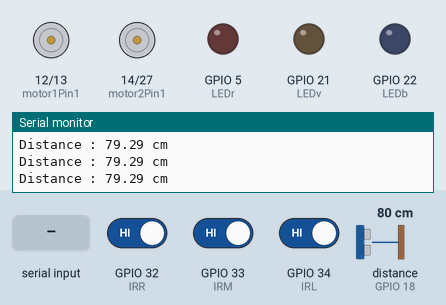
Simulated run of this sketch. Board: ESP32. Shown: motor-driver pin pairs drawn as motors (green arrow = first pin HIGH = forward, orange = second pin HIGH = backward, longer = more drive, scaled by the enable pin), output pins drawn as LEDs (lit = HIGH), the last lines printed to the serial monitor. Wiring (inferred from the names in the program): ultrasonic range finder: trigger GPIO 15; echo GPIO 18. The test bench sets the inputs (shaded band); at power-on: distance to the obstacle (sensor on GPIO 18) 80 cm, GPIO 32 (IRR) HIGH, GPIO 33 (IRM) HIGH, GPIO 34 (IRL) HIGH. The echo pulse lasts 58.3 µs per cm; nothing arrives over Bluetooth unless stated; pins used as bus, display or sensor lines are not drawn.

Above: at 1.2 s.
1.3 s: distance to the obstacle (sensor on GPIO 18) set to 27 cm
2.8 s: distance to the obstacle (sensor on GPIO 18) set to 23 cm
At 3.3 s:
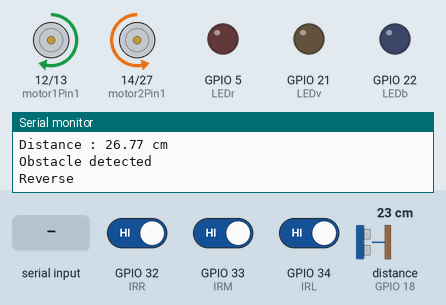
5.8 s: GPIO 32 (IRR) driven LOW
At 7.6 s:
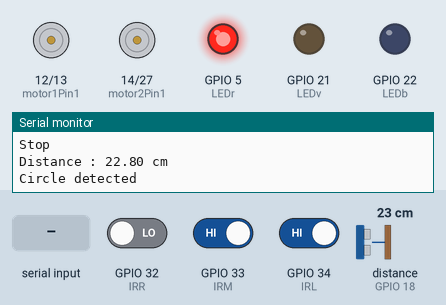
7.9 s: "F" received over the second serial link
10.9 s: "B" received over the second serial link
At 13.4 s:
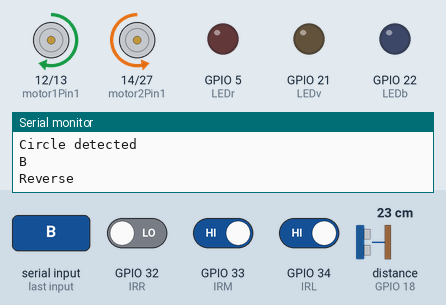
13.9 s: GPIO 32 (IRR) driven HIGH
At 14.27 s:
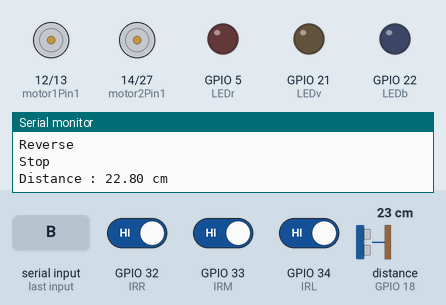
Timing chart, 0 to 17.9 s (numbered marks = the images above; inputs shaded):
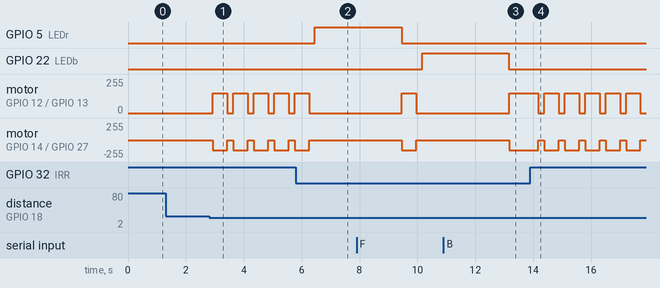

The sketch:

Robothon_Quest.ino
```cpp
// Include the BluetoothSerial library for Bluetooth communication
#include "BluetoothSerial.h"

// Create a BluetoothSerial object
BluetoothSerial SerialBT;
String SBT; // String to store incoming Bluetooth data

// Motor control pins
int motor1Pin1 = 12; // Motor 1 direction pin 1
int motor1Pin2 = 13; // Motor 1 direction pin 2
int enable1Pin = 26; // Motor 1 speed control pin

int motor2Pin1 = 14; // Motor 2 direction pin 1
int motor2Pin2 = 27; // Motor 2 direction pin 2
int enable2Pin = 25; // Motor 2 speed control pin

// Infrared (IR) sensor pins
const int IRR = 32; // Right IR sensor
const int IRM = 33; // Middle IR sensor
const int IRL = 34; // Left IR sensor

// LED pins
const int LEDr = 5;   // Red LED
const int LEDv = 21;  // Green LED
const int LEDb = 22;  // Blue LED

// Ultrasonic sensor pins
#define TRIG_PIN 15
#define ECHO_PIN 18

// Variables for ultrasonic sensor
float duration_us, distance_cm;
int circleCount = 0; // Counter for circle detections
bool obstacleDetected = false; // Flag for obstacle detection

// Function to move robot forward
void handleForward() {
  analogWrite(enable1Pin, 120);
  analogWrite(enable2Pin, 120);
  Serial.println("Forward");
  digitalWrite(motor1Pin1, LOW);
  digitalWrite(motor1Pin2, HIGH);
  digitalWrite(motor2Pin1, HIGH);
  digitalWrite(motor2Pin2, LOW);
}

// Function to turn robot left
void handleLeft() {
  Serial.println("Left");
  analogWrite(enable1Pin, 120);
  analogWrite(enable2Pin, 120);
  digitalWrite(motor1Pin1, LOW);
  digitalWrite(motor1Pin2, HIGH);
  digitalWrite(motor2Pin1, LOW);
  digitalWrite(motor2Pin2, HIGH);
}

// Function to stop the robot
void handleStop() {
  Serial.println("Stop");
  digitalWrite(motor1Pin1, LOW);
  digitalWrite(motor1Pin2, LOW);
  digitalWrite(motor2Pin1, LOW);
  digitalWrite(motor2Pin2, LOW);
}

// Function to turn robot right
void handleRight() {
  Serial.println("Right");
  analogWrite(enable1Pin, 120);
  analogWrite(enable2Pin, 120);
  digitalWrite(motor1Pin1, HIGH);
  digitalWrite(motor1Pin2, LOW);
  digitalWrite(motor2Pin1, HIGH);
  digitalWrite(motor2Pin2, LOW);
}

// Function to move robot backward briefly and then stop
void handleReverse() {
  Serial.println("Reverse");
  digitalWrite(motor1Pin1, HIGH);
  digitalWrite(motor1Pin2, LOW);
  digitalWrite(motor2Pin1, LOW);
  digitalWrite(motor2Pin2, HIGH);
  analogWrite(enable1Pin, 150);
  analogWrite(enable2Pin, 150);
  delay(500); // Move back briefly
  handleStop(); // Stop after reversing
  obstacleDetected = false; // Reset obstacle flag
}

// Function to handle LED indication based on circle count
void handleLEDs() {
    if (circleCount == 1) { digitalWrite(LEDr, HIGH); delay(3000); digitalWrite(LEDr, LOW); }
    if (circleCount == 2) { digitalWrite(LEDb, HIGH); delay(3000); digitalWrite(LEDb, LOW); }
    if (circleCount == 3) { digitalWrite(LEDv, HIGH); delay(3000); digitalWrite(LEDv, LOW); }
    if (circleCount == 4) {
        digitalWrite(LEDr, HIGH); digitalWrite(LEDb, HIGH); digitalWrite(LEDv, HIGH);
        delay(5000);
        digitalWrite(LEDr, LOW); digitalWrite(LEDb, LOW); digitalWrite(LEDv, LOW);
    }
}

// Function to check for obstacles using ultrasonic sensor
void checkObstacle() {
  digitalWrite(TRIG_PIN, LOW);
  delayMicroseconds(2);
  digitalWrite(TRIG_PIN, HIGH);
  delayMicroseconds(10);
  digitalWrite(TRIG_PIN, LOW);

  duration_us = pulseIn(ECHO_PIN, HIGH);
  distance_cm = duration_us * 0.034 / 2; // Convert to cm

  if (distance_cm < 25) { // Obstacle within 25 cm
    Serial.println("Obstacle detected");
    obstacleDetected = true;
    handleReverse();
  }
  Serial.print("Distance : ");
  Serial.print(distance_cm);
  Serial.println(" cm");
  delay(200);
}

// Function to check for circle detection using IR sensors
void checkCircle() {
    int irr = digitalRead(IRR);
    int irm = digitalRead(IRM);
    int irl = digitalRead(IRL);
    if (irr == 0 || irm == 0 || irl == 0) { // If any sensor is triggered
        Serial.println("Circle detected");
        circleCount++;
        handleLEDs();
    }
}

// Initial setup function
void setup() {
  Serial.begin(115200);
  SerialBT.begin("ESP32_Car"); // Initialize Bluetooth with name

  // Set motor pins as outputs
  pinMode(motor1Pin1, OUTPUT);
  pinMode(motor1Pin2, OUTPUT);
  pinMode(motor2Pin1, OUTPUT);
  pinMode(motor2Pin2, OUTPUT);

  // Set ultrasonic sensor pins
  pinMode(TRIG_PIN, OUTPUT);
  pinMode(ECHO_PIN, INPUT);

  // Set LED pins
  pinMode(LEDr, OUTPUT);
  pinMode(LEDv, OUTPUT);
  pinMode(LEDb, OUTPUT);

  // Set IR sensor pins
  pinMode(IRR, INPUT);
  pinMode(IRM, INPUT);
  pinMode(IRL, INPUT);
}

// Main loop function
void loop() {
  if (!obstacleDetected) { // Proceed only if no obstacle
    if (Serial.available()) { // Read from Serial
      SerialBT.write(Serial.read());
    }
    if (SerialBT.available()) { // Read from Bluetooth
      char command = SerialBT.read();
      Serial.println(command);

      // Control motors based on command
      switch (command) {
        case 'F': handleForward(); break;
        case 'B': handleReverse(); break;
        case 'L': handleLeft(); break;
        case 'R': handleRight(); break;
        case 'S': handleStop(); break;
        default: handleStop(); break;
      }
    }
  }

  checkObstacle(); // Check for obstacles
  checkCircle();   // Check for circle detection
  delay(5);        // Small delay for loop stability
}
```

Measured:
- the behaviour switches between 26 and 25 cm on distance to the obstacle (sensor on GPIO 18) (found by bisection; images 0 and 1)
- after the input at 2.8 s, motor on GPIO 12 (motor1Pin1) / GPIO 13 (motor1Pin2): alternates forward 150/255 for 0.50 s and stopped for 0.21 s, starting after 0.13 s; motor on GPIO 14 (motor2Pin1) / GPIO 27 (motor2Pin2): alternates backward 150/255 for 0.50 s and stopped for 0.21 s, starting after 0.13 s
- after the input at 5.8 s, GPIO 5 (LEDr): LOW → HIGH after 0.66 s; motor on GPIO 12 (motor1Pin1) / GPIO 13 (motor1Pin2), motor on GPIO 14 (motor2Pin1) / GPIO 27 (motor2Pin2): goes on until 6.3 s, then stays stopped
- after the input at 10.9 s, GPIO 21 (LEDv): stays LOW (without the input it goes to HIGH after 3.0 s)
- after the input at 13.9 s, GPIO 21 (LEDv): stays LOW (without the input it goes to HIGH after 0.47 s)
